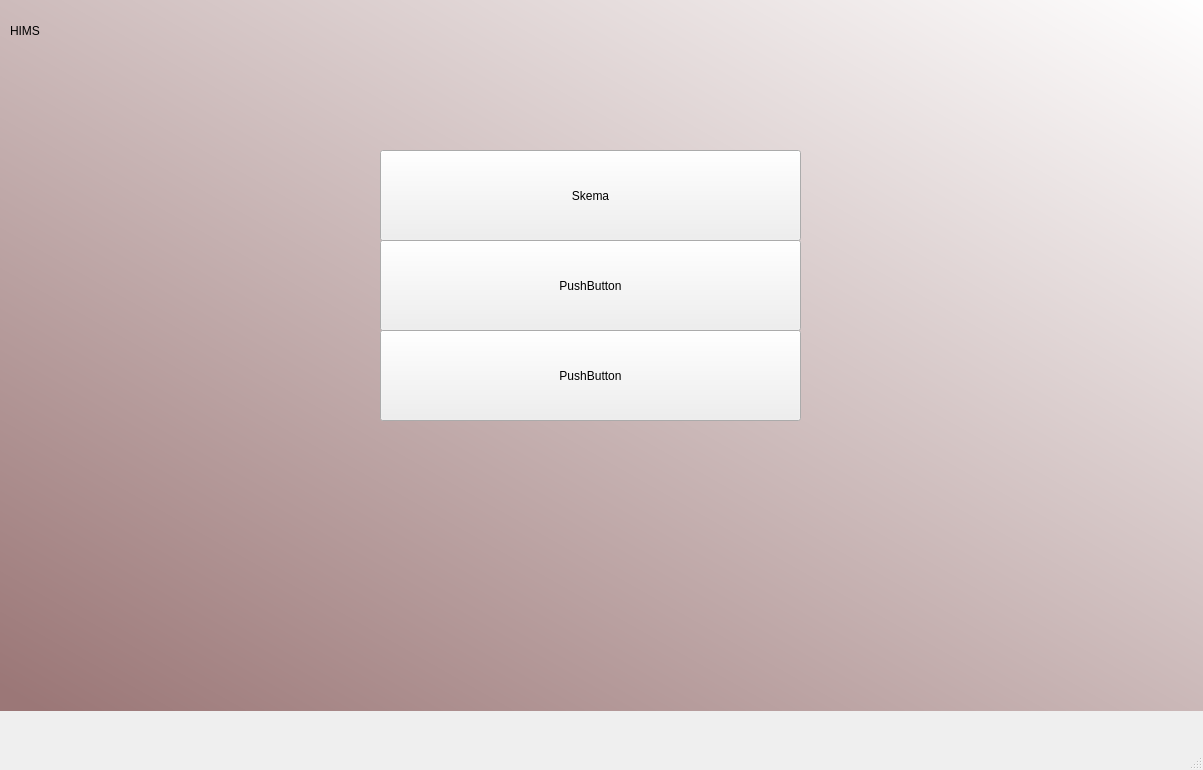
<?xml version="1.0" encoding="UTF-8"?>
<ui version="4.0">
 <class>MainWindow</class>
 <widget class="QMainWindow" name="MainWindow">
  <property name="geometry">
   <rect>
    <x>0</x>
    <y>0</y>
    <width>1203</width>
    <height>770</height>
   </rect>
  </property>
  <property name="windowTitle">
   <string>MainWindow</string>
  </property>
  <widget class="QWidget" name="centralwidget">
   <widget class="QWidget" name="widget" native="true">
    <property name="geometry">
     <rect>
      <x>0</x>
      <y>0</y>
      <width>1211</width>
      <height>711</height>
     </rect>
    </property>
    <property name="styleSheet">
     <string notr="true">QWidget#widget{
background-color: qlineargradient(spread:pad, x1:0.0348259, y1:1, x2:1, y2:0, stop:0 rgba(155, 119, 119, 255), stop:1 rgba(255, 255, 255, 255));}</string>
    </property>
    <widget class="QLabel" name="label">
     <property name="geometry">
      <rect>
       <x>10</x>
       <y>10</y>
       <width>121</width>
       <height>41</height>
      </rect>
     </property>
     <property name="styleSheet">
      <string notr="true">font: 75 28pt &quot;Constantia&quot;;</string>
     </property>
     <property name="text">
      <string>HIMS</string>
     </property>
    </widget>
    <widget class="QPushButton" name="pushButton_2">
     <property name="geometry">
      <rect>
       <x>380</x>
       <y>150</y>
       <width>421</width>
       <height>91</height>
      </rect>
     </property>
     <property name="text">
      <string>Skema</string>
     </property>
    </widget>
    <widget class="QPushButton" name="pushButton_3">
     <property name="geometry">
      <rect>
       <x>380</x>
       <y>240</y>
       <width>421</width>
       <height>91</height>
      </rect>
     </property>
     <property name="text">
      <string>PushButton</string>
     </property>
    </widget>
    <widget class="QPushButton" name="pushButton_4">
     <property name="geometry">
      <rect>
       <x>380</x>
       <y>330</y>
       <width>421</width>
       <height>91</height>
      </rect>
     </property>
     <property name="text">
      <string>PushButton</string>
     </property>
    </widget>
   </widget>
  </widget>
  <widget class="QMenuBar" name="menubar">
   <property name="geometry">
    <rect>
     <x>0</x>
     <y>0</y>
     <width>1203</width>
     <height>26</height>
    </rect>
   </property>
  </widget>
  <widget class="QStatusBar" name="statusbar"/>
 </widget>
 <resources/>
 <connections/>
</ui>
